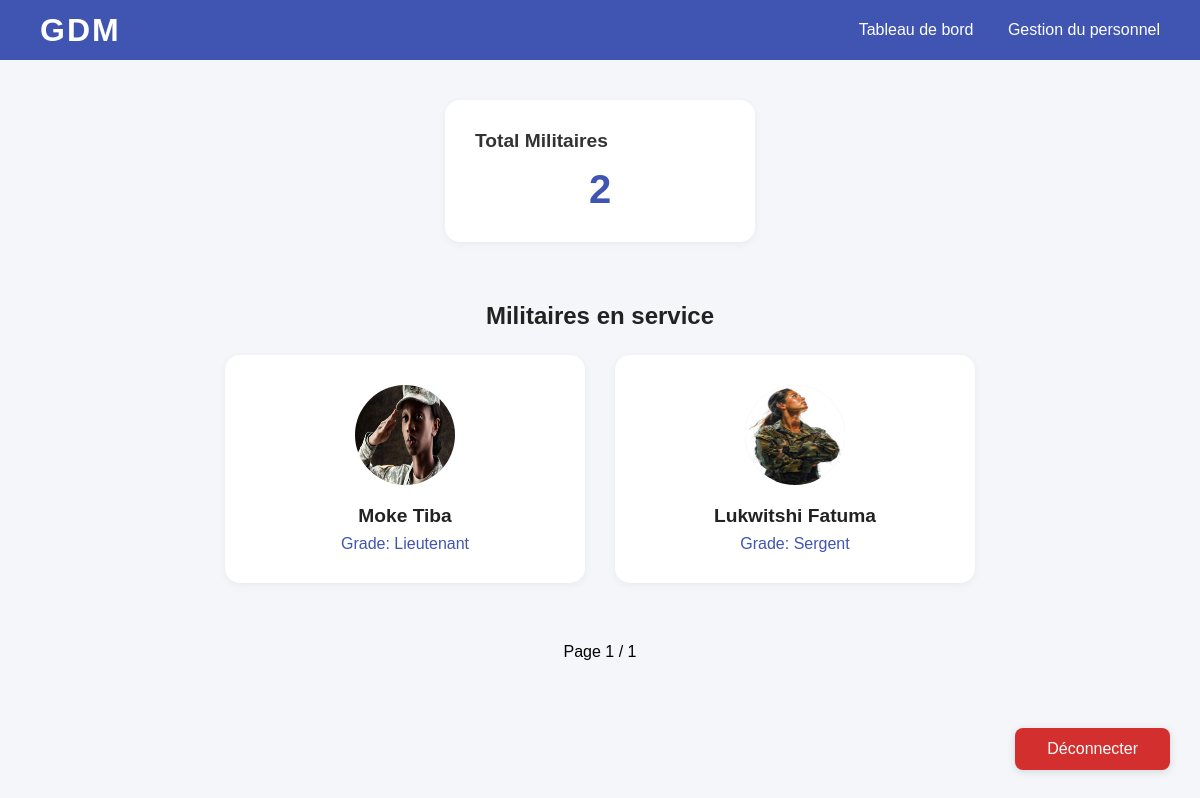
Screenshot of /dashboard.php (signed in) with the database file from the repository.
### tables this page shows
CREATE TABLE IF NOT EXISTS `militaires` (
  `id` int NOT NULL AUTO_INCREMENT,
  `nom` varchar(100) NOT NULL,
  `prenom` varchar(100) DEFAULT NULL,
  `matricule` varchar(50) NOT NULL,
  `sexe` varchar(10) DEFAULT NULL,
  `etat_civil` varchar(20) DEFAULT NULL,
  `date_naissance` date DEFAULT NULL,
  `lieu_naissance` varchar(100) DEFAULT NULL,
  `nationalite` varchar(50) DEFAULT NULL,
  `grade` varchar(50) NOT NULL,
  `telephone` varchar(20) DEFAULT NULL,
  `email` varchar(100) DEFAULT NULL,
  `photo` varchar(255) DEFAULT NULL,
  `date_enrolement` date DEFAULT NULL,
  `unite` varchar(50) DEFAULT NULL,
  PRIMARY KEY (`id`)
);

### dashboard.php (the view, shortened to what this page needs)
<?php
require_once 'db.php';
$stmt = $pdo->query("SELECT COUNT(*) FROM militaires");
$total_militaires = $stmt->fetchColumn();
$limit = 10;
$page = isset($_GET['page']) ? max(1, intval($_GET['page'])) : 1;
$offset = ($page - 1) * $limit;
$stmt = $pdo->prepare("SELECT id, nom, grade, photo FROM militaires ORDER BY id DESC LIMIT :limit OFFSET :offset");
$stmt->bindValue(':limit', $limit, PDO::PARAM_INT);
$stmt->bindValue(':offset', $offset, PDO::PARAM_INT);
$stmt->execute();
$militaires = $stmt->fetchAll();
?>
<!DOCTYPE html>
<html lang="fr">
<head>
    <link rel="stylesheet" href="style.css">
</head>
<body>
    <nav class="navbar">
        <a href="dashboard.php" class="navbar-logo" style="text-decoration:none;color:inherit;">GDM</a>
        <div class="navbar-links">
            <a href="dashboard.php">Tableau de bord</a>
            <a href="gestion_personnel.php">Gestion du personnel</a>
        </div>
    </nav>
    <div class="main-content">
        <div class="card-total">
            <h3>Total Militaires</h3>
            <div class="total-number"><?= $total_militaires ?></div>
        </div>
        <h2 class="section-title">Militaires en service</h2>
        <div class="militaires-list">
            <?php foreach ($militaires as $militaire): ?>
                <div class="militaire-card" onclick="afficherPopup(<?= htmlspecialchars(json_encode($militaire)) ?>)">
                    <?php if (!empty($militaire['photo']) && file_exists($militaire['photo'])): ?>
                        <img src="<?= htmlspecialchars($militaire['photo']) ?>" alt="Photo" class="militaire-photo" />
                    <?php else: ?>
                        <div class="militaire-photo">100 × 100</div>
                    <?php endif; ?>
                    <div class="militaire-nom"><?= htmlspecialchars($militaire['nom']) ?></div>
                    <div class="militaire-grade">Grade: <?= htmlspecialchars($militaire['grade']) ?></div>
                </div>
            <?php endforeach; ?>
        </div>
        <?php
        $nb_pages = ceil($total_militaires / $limit);
        ?>
        <div class="pagination" style="text-align:center;margin:30px 0;">
            <span style="margin:0 12px;">Page <?= $page ?> / <?= $nb_pages ?></span>
        </div>
    </div>
<a href="logout.php" class="btn-deconnexion">Déconnecter</a>
</body>
</html>

### style.css (style rules this page uses)
body { background: #f4f6fa; font-family: Arial, sans-serif; margin: 0; }
h2 { text-align: center; margin-bottom: 20px; }
.navbar { background: #4054b2; color: #fff; padding: 0 40px; height: 60px; display: flex; align-items: center; justify-content: space-between; }
.navbar-logo { font-size: 2rem; font-weight: bold; letter-spacing: 2px; }
.navbar-links a { color: #fff; text-decoration: none; margin-left: 30px; font-size: 1rem; font-weight: 500; }
.main-content { padding: 40px 60px; display: flex; flex-direction: column; align-items: center; }
.card-total { background: #fff; border-radius: 15px; box-shadow: 0 2px 8px rgba(0,0,0,0.05); width: 250px; padding: 30px; margin-bottom: 40px; }
.card-total h3 { margin: 0 0 15px 0; font-size: 1.2rem; color: #333; }
.total-number { font-size: 2.5rem; font-weight: bold; color: #4054b2; text-align: center; }
.section-title { font-size: 1.5rem; color: #222; margin-bottom: 25px; }
.militaires-list { display: flex; gap: 30px; flex-wrap: wrap; }
.militaire-card { background: #fff; border-radius: 15px; box-shadow: 0 2px 8px rgba(0,0,0,0.05); width: 320px; padding: 30px 20px; display: flex; flex-direction: column; align-items: center; margin-bottom: 30px; }
.militaire-photo { width: 100px; height: 100px; background: #e0e0e0; border-radius: 50%; margin-bottom: 20px; display: flex; align-items: center; justify-content: center; color: #aaa; font-size: 1rem; }
.militaire-nom { font-size: 1.2rem; font-weight: bold; color: #222; margin-bottom: 8px; }
.militaire-grade { color: #4054b2; font-size: 1rem; }
.btn-deconnexion { position: fixed; right: 30px; bottom: 30px; background: #d32f2f; color: #fff; padding: 12px 32px; border: none; border-radius: 8px; font-size: 1rem; font-weight: 500; box-shadow: 0 2px 8px rgba(0,0,0,0.12); cursor: pointer; text-decoration: none; z-index: 999; transition: background 0.2s; }

### rows the page displays
militaires: photo (picture), nom "Moke Tiba", grade "Lieutenant"
militaires: photo (picture), nom "Lukwitshi Fatuma", grade "Sergent"

### other values shown
$total_militaires "2"
$page "1"
$nb_pages "1"
